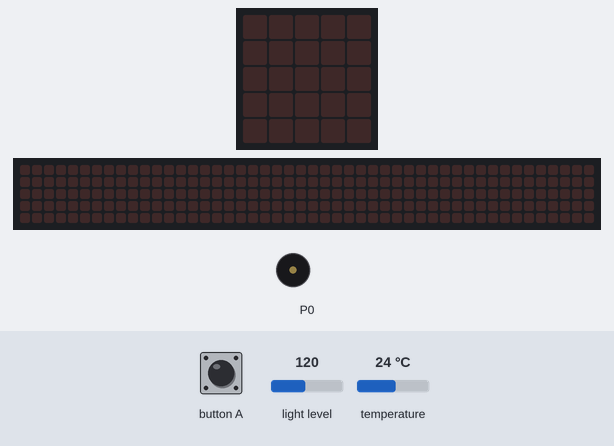
A program run on a simulated BBC micro:bit (MakeCode). Shown: the board's 5×5 LED display, a strip that is not on the board, showing the scrolling text unrolled, buzzer (waves = sounding). The test bench sets the inputs (shaded band); at power-on: light level 120, temperature 24 °C. The 48×5 strip is a reading aid, not a part: it shows the text the display is scrolling, unrolled, one strip-width of it at a time.

Above: at 1.2 s.
1.3 s: button A pressed for 0.15 s
At 4.01 s:
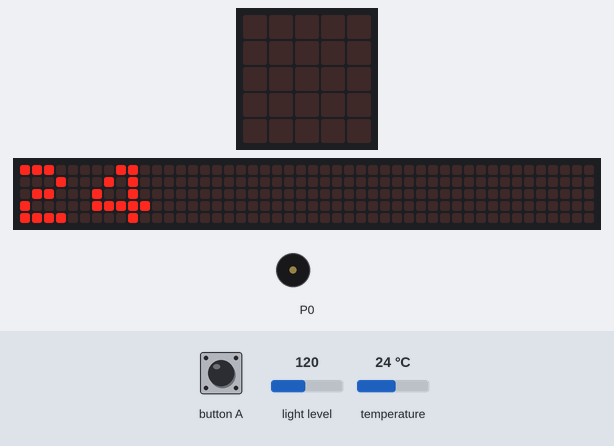
4.3 s: light level set to 53
5.8 s: light level set to 47
At 7.0 s:
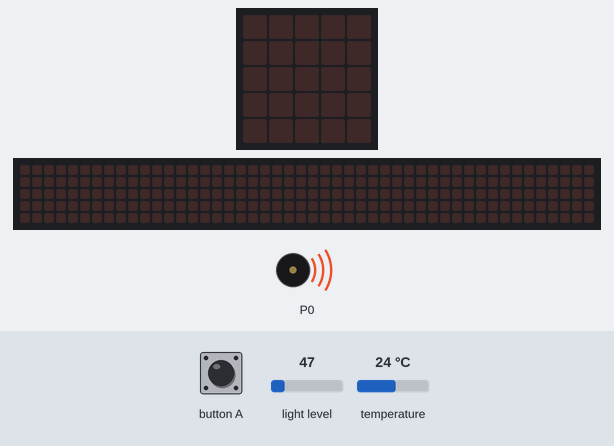
8.8 s: button A pressed for 0.15 s
At 11.52 s:
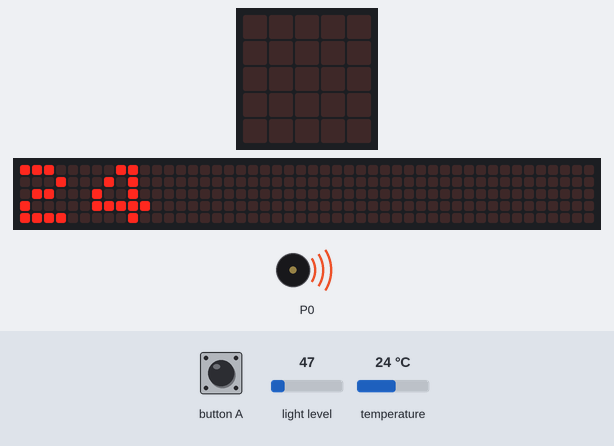
Timing chart, 0 to 19.9 s (numbered marks = the images above; inputs shaded):
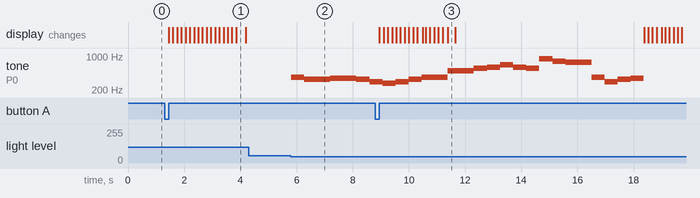

Measured:
- the behaviour switches between 50 and 49 on light level (found by bisection; images 1 and 2)
- after the input at 1.3 s, the display: changes after 0.15 s (image 1)
- after the input at 4.3 s, every drawn part: stays the same
- after the input at 5.8 s, tone on P0: plays 370 Hz for 0.47 s, 330 Hz for 0.93 s, 349 Hz for 0.93 s, 330 Hz for 0.47 s, 294 Hz for 0.20 s, starting at once
- after the input at 8.8 s, the display: changes after 0.15 s (image 3)

The program:

main.ts
```typescript
input.onButtonPressed(Button.A, function () {
    basic.showNumber(input.temperature())
})
basic.forever(function () {
    if (input.lightLevel() < 50) {
        music.setTempo(130)
        music.playTone(370, music.beat(BeatFraction.Whole))
        music.playTone(330, music.beat(BeatFraction.Double))
        music.playTone(349, music.beat(BeatFraction.Whole))
        music.playTone(349, music.beat(BeatFraction.Whole))
        music.playTone(330, music.beat(BeatFraction.Whole))
        music.playTone(294, music.beat(BeatFraction.Whole))
        music.playTone(277, music.beat(BeatFraction.Whole))
        music.playTone(294, music.beat(BeatFraction.Whole))
        music.playTone(330, music.beat(BeatFraction.Whole))
        music.playTone(370, music.beat(BeatFraction.Double))
        music.playTone(494, music.beat(BeatFraction.Double))
        music.playTone(554, music.beat(BeatFraction.Whole))
        music.playTone(587, music.beat(BeatFraction.Whole))
        music.playTone(659, music.beat(BeatFraction.Whole))
        music.playTone(587, music.beat(BeatFraction.Whole))
        music.playTone(554, music.beat(BeatFraction.Whole))
        music.playTone(880, music.beat(BeatFraction.Whole))
        music.playTone(784, music.beat(BeatFraction.Whole))
        music.playTone(740, music.beat(BeatFraction.Double))
        music.playTone(370, music.beat(BeatFraction.Whole))
        music.playTone(294, music.beat(BeatFraction.Whole))
        music.playTone(330, music.beat(BeatFraction.Whole))
        music.playTone(349, music.beat(BeatFraction.Whole))
        basic.showString("Esta escuro")
    }
})
```

test.ts
```typescript
// testes vão aqui; isto não será compilado quando este pacote for usado como uma extensão.
```
